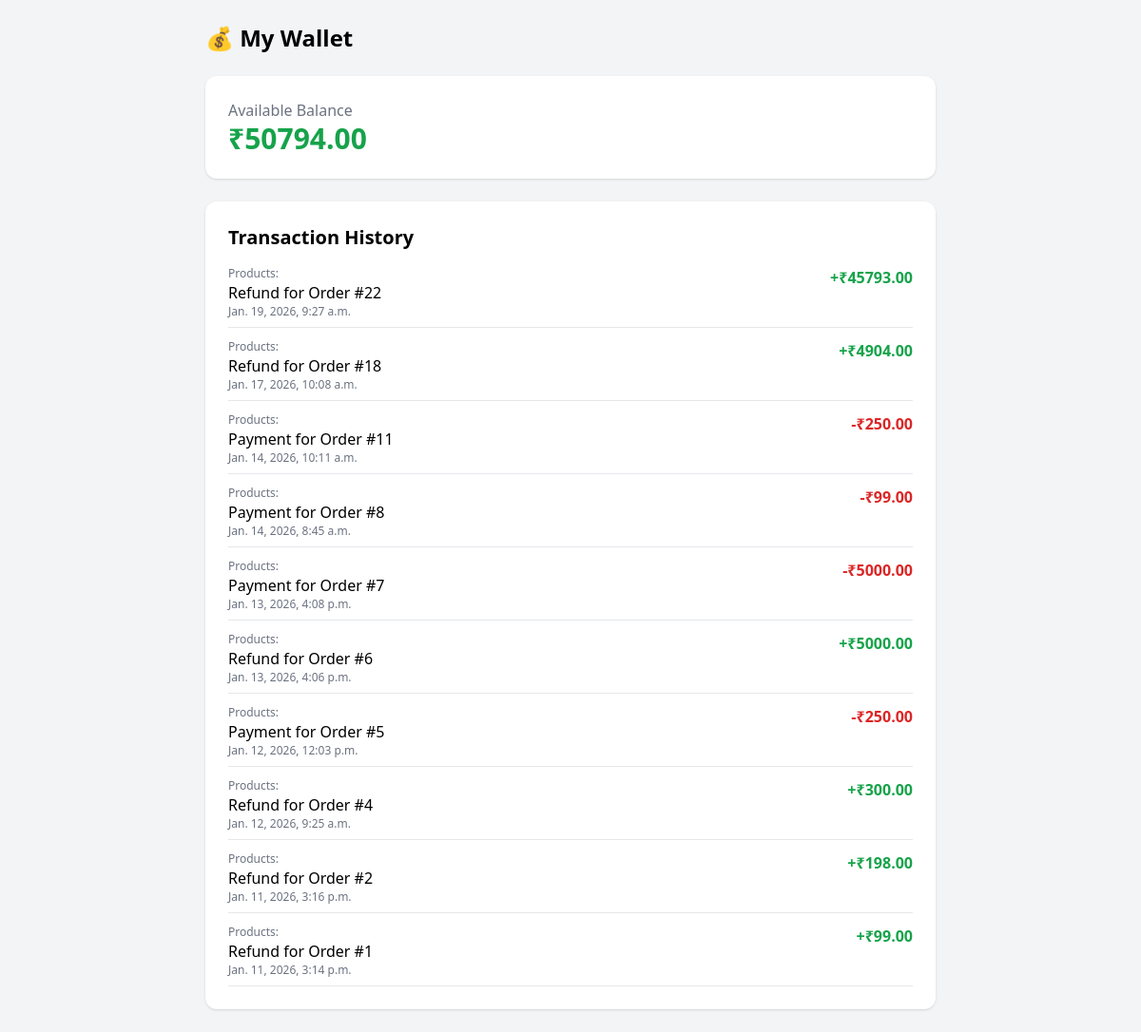
/orders/wallet_view/ (signed in), run on the app's committed database.
### users/models.py (models this page shows, shortened)
class UserWallet(models.Model):
    user=models.ForeignKey(User,on_delete=models.CASCADE)
    balance=models.DecimalField(decimal_places=2,max_digits=10,default=0)

class UserTransactions(models.Model):
    TRANSACTION_TYPE=(
        ('CREDIT','credit'),
        ('DEBIT','debit'),
    )
    wallet=models.ForeignKey(UserWallet,on_delete=models.CASCADE)
    amount=models.DecimalField(decimal_places=2,max_digits=10)
    transaction_type=models.CharField(choices=TRANSACTION_TYPE,max_length=10)
    created_at=models.DateTimeField(auto_now_add=True)
    description=models.CharField(max_length=200,blank=True)

### orders/views.py (the view)
# urls.py: path('wallet_view/',views.wallet_view,name='wallet_view'),
def wallet_view(request):
    wallet,created=UserWallet.objects.get_or_create(user=request.user)
    transactions=UserTransactions.objects.filter(
            wallet=wallet
    ).order_by('-created_at')
    return render(request, 'users/wallet.html', {
        'wallet': wallet,
        'transactions': transactions
    })

### templates/users/wallet.html (shortened to what this page needs)
<!DOCTYPE html>
<html>
<head>
    <script src="https://cdn.tailwindcss.com"></script>
</head>
<body class="bg-gray-100 p-6">
<div class="max-w-3xl mx-auto">
    <h1 class="text-2xl font-bold mb-6">💰 My Wallet</h1>
    <div class="bg-white p-6 rounded-xl shadow mb-6">
        <p class="text-gray-500">Available Balance</p>
        <p class="text-3xl font-bold text-green-600">
            ₹{{ wallet.balance }}
        </p>
    </div>
    <div class="bg-white p-6 rounded-xl shadow">
        <h2 class="text-xl font-semibold mb-4">Transaction History</h2>
        {% if transactions %}
        <ul class="space-y-3">
            {% for tx in transactions %}
            <li class="flex justify-between border-b pb-2">
                <div>
                     <p class="text-xs text-gray-500">
                        Products:
                    </p>
                                        <p class="font-medium">{{ tx.description }}</p>
                    <p class="text-xs text-gray-500">{{ tx.created_at }}</p>
                </div>
                {% if tx.transaction_type == "CREDIT" %}
                <span class="text-green-600 font-semibold">
                    +₹{{ tx.amount }}
                </span>
                {% else %}
                <span class="text-red-600 font-semibold">
                    -₹{{ tx.amount }}
                </span>
                {% endif %}
            </li>
            {% endfor %}
        </ul>
        {% else %}
        <p class="text-gray-500">No transactions yet.</p>
        {% endif %}
    </div>
</div>
</body>
</html>

### data on the page
UserWallet: balance "50794.00"
UserTransactions: description "Refund for Order #22", created_at "Jan. 19, 2026, 9:27 a.m.", amount "45793.00"
UserTransactions: description "Refund for Order #18", created_at "Jan. 17, 2026, 10:08 a.m.", amount "4904.00"
UserTransactions: description "Payment for Order #11", created_at "Jan. 14, 2026, 10:11 a.m.", amount "250.00"
UserTransactions: description "Payment for Order #8", created_at "Jan. 14, 2026, 8:45 a.m.", amount "99.00"
UserTransactions: description "Payment for Order #7", created_at "Jan. 13, 2026, 4:08 p.m.", amount "5000.00"
UserTransactions: description "Refund for Order #6", created_at "Jan. 13, 2026, 4:06 p.m.", amount "5000.00"
UserTransactions: description "Payment for Order #5", created_at "Jan. 12, 2026, 12:03 p.m.", amount "250.00"
UserTransactions: description "Refund for Order #4", created_at "Jan. 12, 2026, 9:25 a.m.", amount "300.00"
UserTransactions: description "Refund for Order #2", created_at "Jan. 11, 2026, 3:16 p.m.", amount "198.00"
UserTransactions: description "Refund for Order #1", created_at "Jan. 11, 2026, 3:14 p.m.", amount "99.00"
